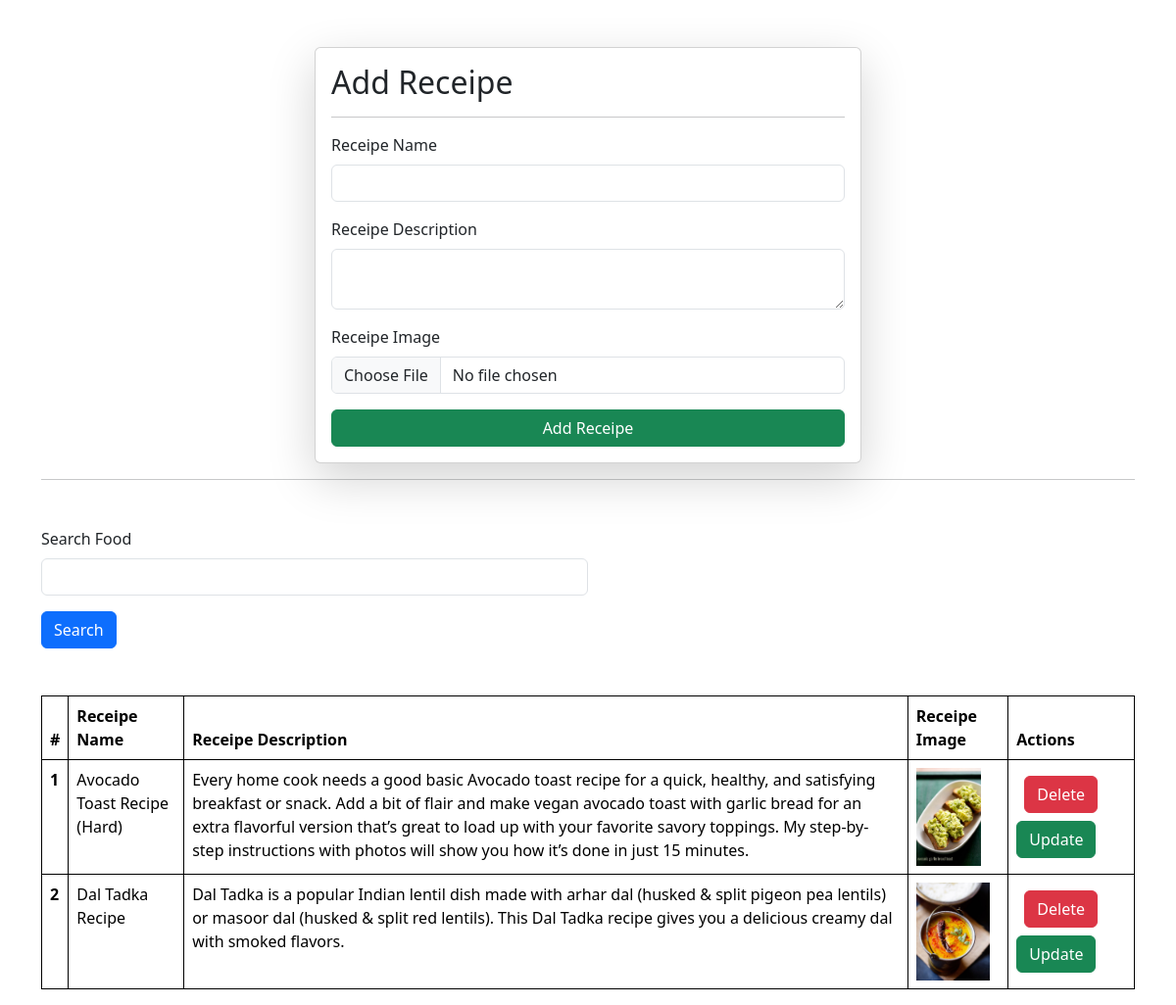
Screenshot of /receipes/ with the database file from the repository.
### vege/models.py (models this page shows)
class Receipe(models.Model):
    receipe_name = models.CharField(max_length=100)
    receipe_description = models.TextField()
    receipe_image = models.ImageField(upload_to="receipe_images/")

### vege/views.py (the view, shortened to what this page needs)
# urls.py: path('receipes/', receipes, name="receipes"),
def receipes(request):
    queryset = Receipe.objects.all()
    if request.GET.get('search'):
        queryset = queryset.filter(receipe_name__icontains = request.GET.get('search'))
    context = {'receipes' : queryset}
    return render(request, 'receipes.html', context)

### vege/templates/receipes.html (shortened to what this page needs)
{% extends "base.html" %}
{% block start %}
    <div class="container mt-5">
        <form class="col-6 mx-auto card p-3 shadow-lg" method="post" enctype="multipart/form-data">
            <div class="mb-3">
                <h2>Add Receipe</h2>
                <hr>
                <label class="form-label">Receipe Name</label>
                <input name="receipe_name" required type="text" class="form-control">
            </div>
            <div class="mb-3">
                <label class="form-label">Receipe Description</label>
                <textarea class="form-control" required name="receipe_description"></textarea>
            </div>
            <div class="mb-3">
                <label class="form-label">Receipe Image</label>
                <input name="receipe_image" type="file" class="form-control">
            </div>
            <button type="submit" class="btn btn-success">Add Receipe</button>
        </form>
        <hr>
        <div class="mt-5">
          <div class="mt-auto col-6">
            <form action="">
              <div class="mb-3">
                <label class="form-label">Search Food </label>
                <input name="search" value="{{receipe.receipe_name}}" type="text" class="form-control">
              </div>
              <button type="submit" class="btn btn-primary">Search</button>
            </form>
          </div>
        </div>
        <table class="table mt-5">
            <thead>
              <tr>
                <th scope="col">#</th>
                <th scope="col">Receipe Name</th>
                <th scope="col">Receipe Description</th>
                <th scope="col">Receipe Image</th>
                <th scope="col">Actions</th>
              </tr>
            </thead>
            <tbody>
                {% for receipe in receipes %}
              <tr>
                <th scope="row">{{forloop.counter}}</th>
                <td>{{receipe.receipe_name}}</td>
                <td>{{receipe.receipe_description}}</td>
                <td>
                  <img src="/media/{{receipe.receipe_image}}" alt="receipe_image" style="height: 100px;">
                </td>
                <td>
                  <a href="/delete-receipe/{{receipe.id}}/" class="btn btn-danger m-2">Delete</a>
                  <a href="/update-receipe/{{receipe.id}}/" class="btn btn-success">Update</a>
                </td>
              </tr>
              {% endfor %}
            </tbody>
          </table>
    </div>
{% endblock %}

### home/templates/base.html (shortened to what this page needs)
<!DOCTYPE html>
<html lang="en">
<head>
    <link href="https://cdn.jsdelivr.net/npm/bootstrap@5.3.3/dist/css/bootstrap.min.css" rel="stylesheet">
</head>
<body>
    {% block start %}
    {% endblock %}
</body>
</html>

### home/templates/base.html (style rules this page uses)
table, th, td { border: 1px solid black; }

### rows the page displays
Receipe: receipe_name "Avocado Toast Recipe (Hard)", receipe_description "Every home cook needs a good basic Avocado toast recipe for a quick, healthy, and satisfying breakfast or snack. Add a bit of flair and make vegan avocado toast with garlic bread for an extra flavorful version that’s great to load up with your favorite savory toppings. My step-by-step instructions with photos will show you how it’s done in just 15 minutes.", receipe_image (picture)
Receipe: receipe_name "Dal Tadka Recipe", receipe_description "Dal Tadka is a popular Indian lentil dish made with arhar dal (husked & split pigeon pea lentils) or masoor dal (husked & split red lentils). This Dal Tadka recipe gives you a delicious creamy dal with smoked flavors.", receipe_image (picture)
